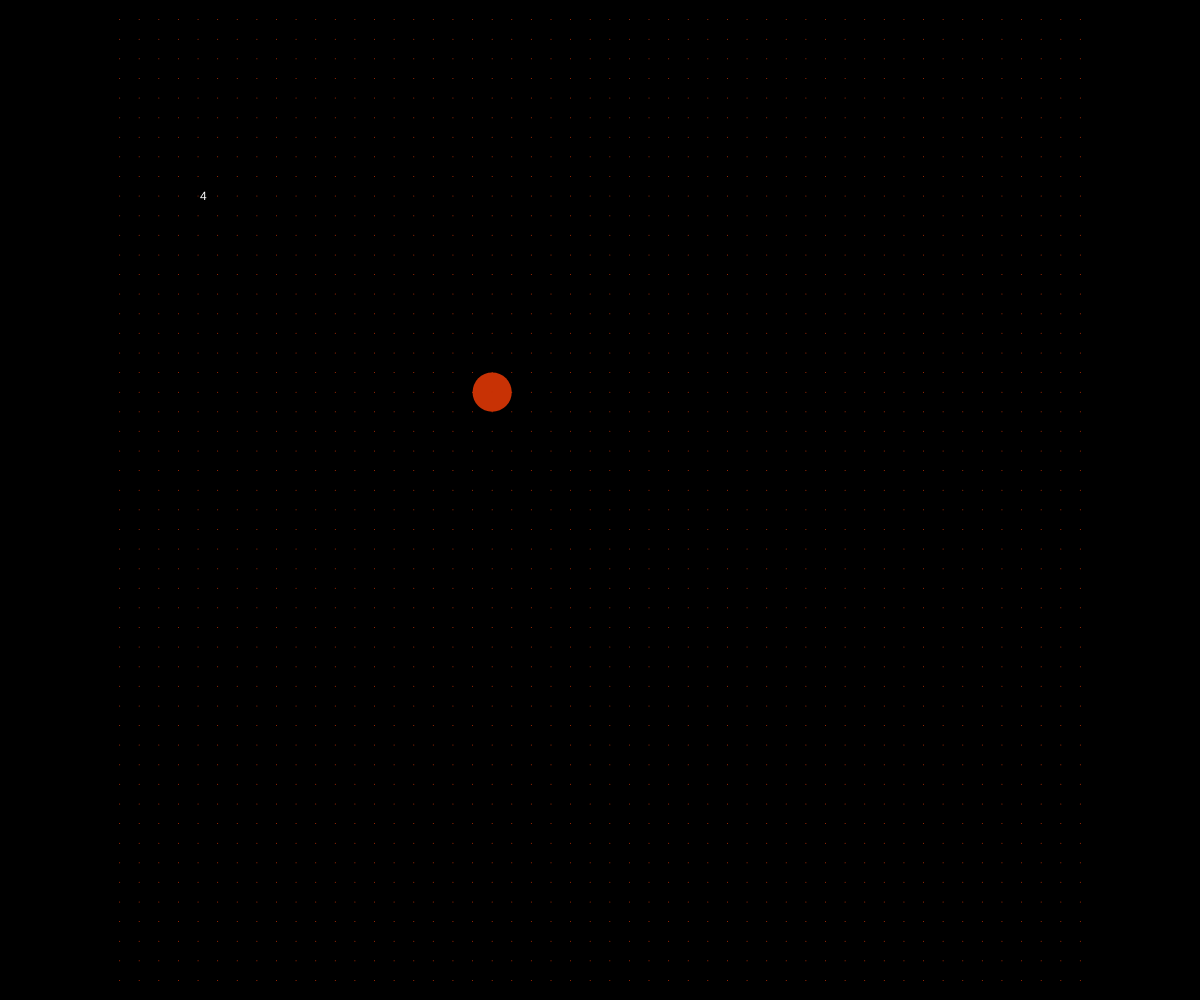
Frame 1 (no input)
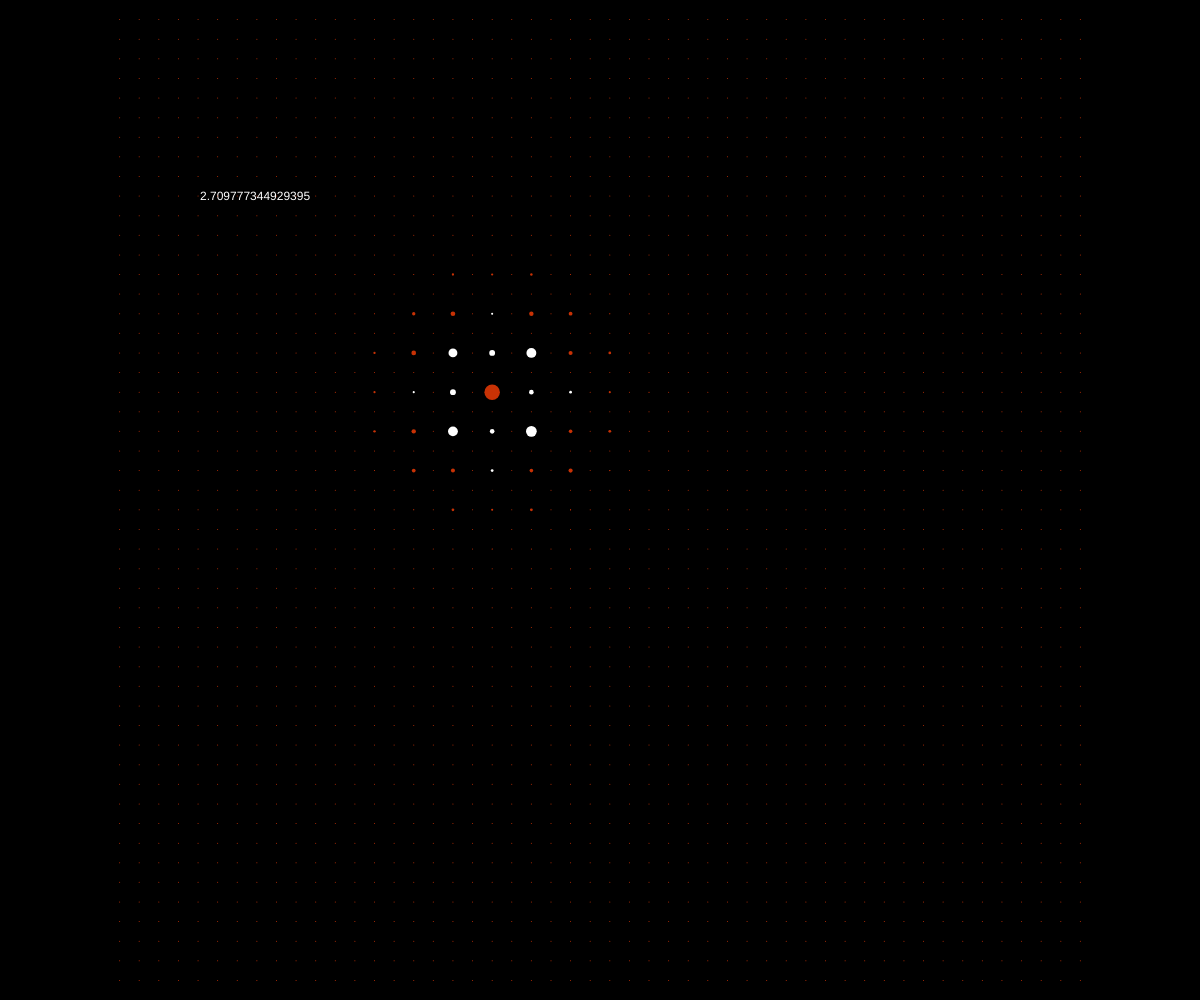
Frame 60 (no input)
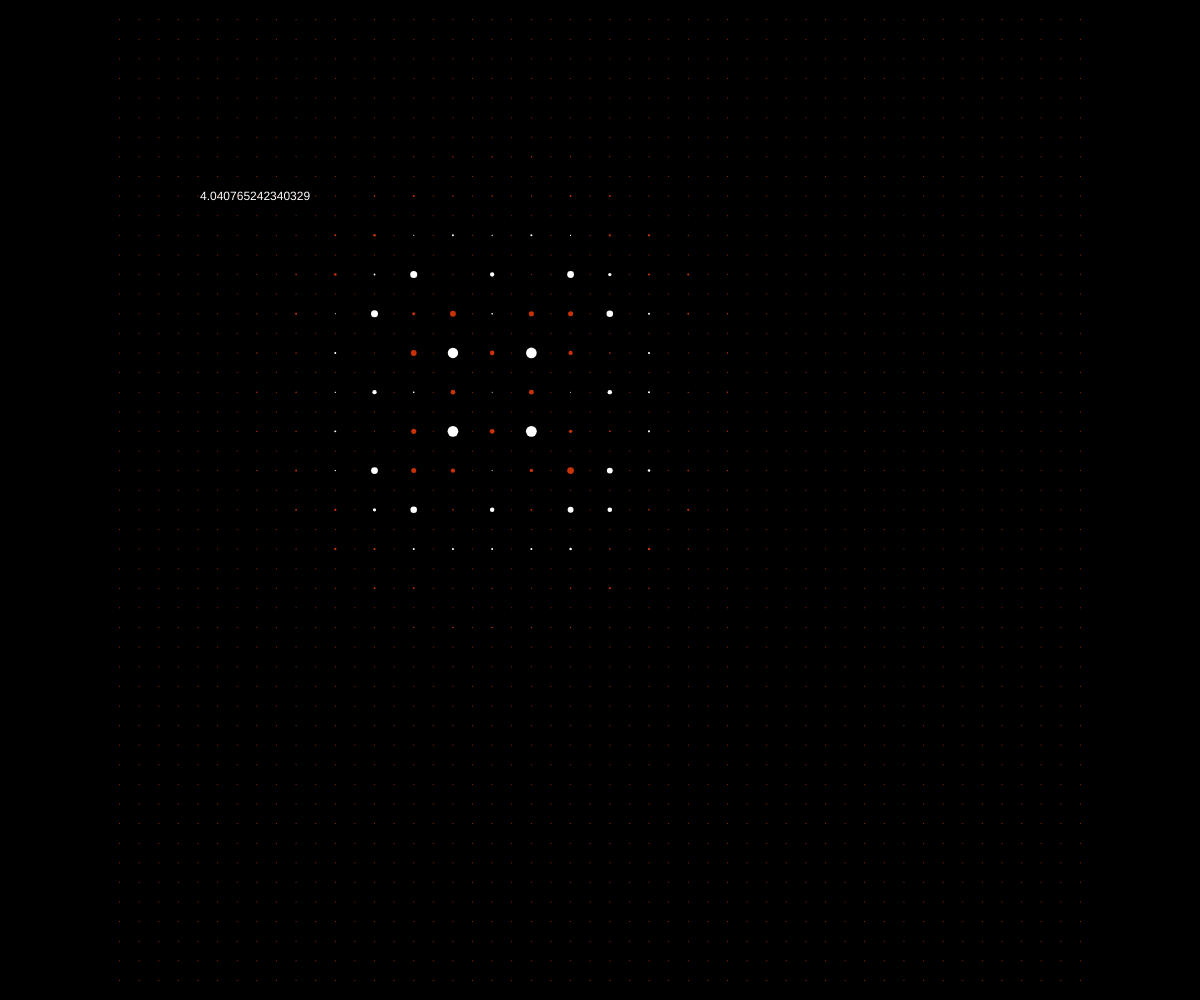
Frame 120 (the mouse pressed at the canvas centre since frame 60)

The p5.js sketch that drew these frames (run headless with seeded random() and noise() and a simulated clock; from frame 60 on, the mouse is pressed at the canvas centre):

// p5.js sketch
// ── sketch.js
let gridsize = 52; 
let interval;
let sc;
let c = 100;
let dt = 0.001;
let field = []
let left_trans, up_trans;

function setup(){
	createCanvas(windowWidth,windowHeight);
	frameRate(60);
	resizing();
	for (let i = 0; i < gridsize; i++) {
    	field[i] = []; 
	}
	for(let j = 0; j < gridsize; j++){
		for(let k = 0; k < gridsize; k++){
			let thepos = [j,k];
      // let theU = random(-1,1);
      let theU = 0;
      if(j==20 && k==20){theU = 2};
      // if(j==6 && k==7){theU = 1};
      // if(j==6 && k==5){theU = 1};
			field[j][k] = new points(thepos,theU);
		}
  	}
  background(5);
}

function draw(){	
	translate(left_trans, up_trans)
  background(0);
  debug();
    // debug();
	    for(let j = 1; j < gridsize-1; j++){
			for(let k = 1; k < gridsize-1; k++){
				field[j][k].show();
				field[j][k].calculate();
			}
	  	}
	  	for(let j = 1; j < gridsize-1; j++){
			for(let k = 1; k < gridsize-1; k++){
				field[j][k].update();
			}
	  	}
}

//ssuming E only x axis
class points{

  constructor(pos, U){
    this.pos = pos; this.U = U;
    this.Ux  = 0, this.Uy  = 0, this.Ut  = 0;
    this.Uxx = 0, this.Uyy = 0, this.Utt = 0;
  }
  
  update(){
    this.Ut += this.Utt*dt;
    this.U  += this.Ut*dt;
  }
  
  show(){
    noStroke();
    if(this.U>=0){ fill(200,50,5); }
    else         { fill(255,255,255);}
    circle(this.pos[0]*interval, this.pos[1]*interval, sc*this.U);
    circle(this.pos[0]*interval, this.pos[1]*interval, 1);
  }

  calculate(){
    let x = this.pos[0], y = this.pos[1];
    this.Ux  = (field[x+1][y].U - field[x-1][y].U)/2;
    this.Uxx = (field[x+1][y].Ux - field[x-1][y].Ux)/2;

    this.Uy  = (field[x][y+1].U - field[x][y-1].U)/2;
    this.Uyy = (field[x][y+1].Uy - field[x][y-1].Uy)/2;

    this.Utt = c*c*(this.Uxx+this.Uyy);
  }
  
}


function windowResized() {
	resizeCanvas(windowWidth, windowHeight);
	resizing();
}

function resizing(){
	interval = min(windowWidth,windowHeight)/(gridsize+1-2);
 	left_trans = max((windowWidth  - interval*(gridsize-1))/2 , 0);
	up_trans   = max((windowHeight - interval*(gridsize-1))/2 , 0);
	sc = interval;
	// scE = interval*1.2;
	// print(interval);
}

function debug(){
  let E = 0;
  for(let j = 1; j < gridsize-1; j++){
      for(let k = 1; k < gridsize-1; k++){
        E += pow(field[j][k].U,2);
  }
  }
  fill(255); noStroke();
  text(E,100,200);
}
